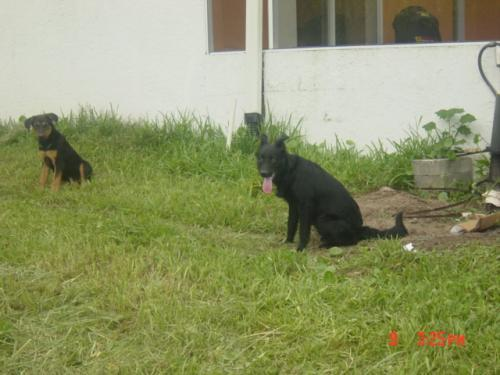
#> input picture kagglecatsanddogs_3367a/PetImages/Dog/10399.jpg, 500 x 375 px, found by its file name
$ python extract_img.py
#> lines starting #> are read from the running program, lines starting #| are printed output that depends on the picture
import numpy as np
import os
import cv2
import random
import pickle

DATADIR = "/Users/dzuyozhong/Desktop/CNN_prot/kagglecatsanddogs_3367a/PetImages/"
CATEGORIES = ["Dog", "Cat"]
img_size = 50
training_data = []
X = []
Y = []


def create_training_data():
    for category in CATEGORIES:
        path = os.path.join(DATADIR, category)  # Get path in (dog or cat)
        class_num = CATEGORIES.index(category)  # Give each category name 1 or 0
        for img in os.listdir(path):
            try:
                unscaled_img_array = cv2.imread(os.path.join(path, img), cv2.IMREAD_GRAYSCALE)  # Read img into array
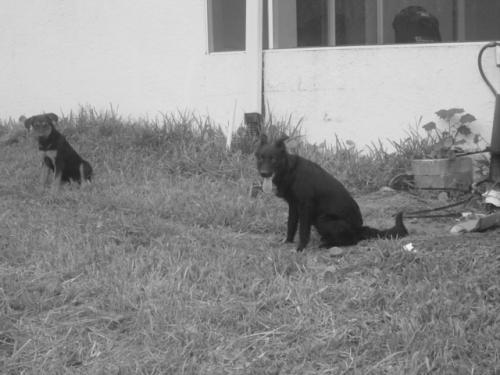
#> unscaled_img_array: shape (375, 500); min 22, max 250, mean 142.1
                scaled_img_array = cv2.resize(unscaled_img_array, (img_size, img_size))
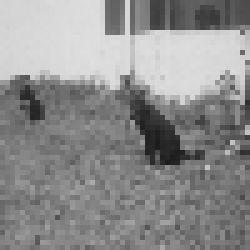
#> scaled_img_array: shape (50, 50) (shown 5 times larger); min 28, max 223, mean 141.9
                training_data.append([scaled_img_array, class_num])  # new_array = features; class_num = labels
            except Exception as e:
                print("faulty img index: ", str(os.listdir(path)))
#> pass 2 of the loop in create_training_data, `for category in CATEGORIES:`:
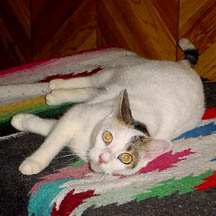
#> input picture kagglecatsanddogs_3367a/PetImages/Cat/10079.jpg, 216 x 216 px, found by its file name
#> in create_training_data, `unscaled_img_array = cv2.imread(os.path.join(path, img), cv2.IMREAD_GR..`:
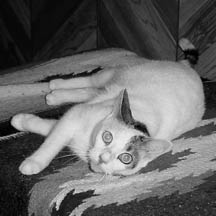
#> unscaled_img_array: shape (216, 216); min 0, max 244, mean 100.9
#> in create_training_data, `scaled_img_array = cv2.resize(unscaled_img_array, (img_size, img_size))`:
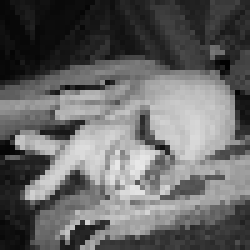
#> scaled_img_array: shape (50, 50) (shown 5 times larger); min 1, max 231, mean 100.7


create_training_data()
random.shuffle(training_data)
for features, label in training_data:
    X.append(features)
    Y.append(label)
#> this loop made 2 passes
#> label on passes 1 to 2: 0, 1
#> after the loop, X = 2 items; Y = [0, 1]
X = np.array(X).reshape(-1, img_size, img_size, 1)


# load out
pickle_out = open("X.pickle", "wb")
pickle.dump(X, pickle_out)
pickle_out.close()

pickle_out = open("Y.pickle", "wb")
pickle.dump(Y, pickle_out)
pickle_out.close()

# load back in:
# pickle_in = open("X.pickle", "rb")
# X = pickle_out.load(pickle_in)
